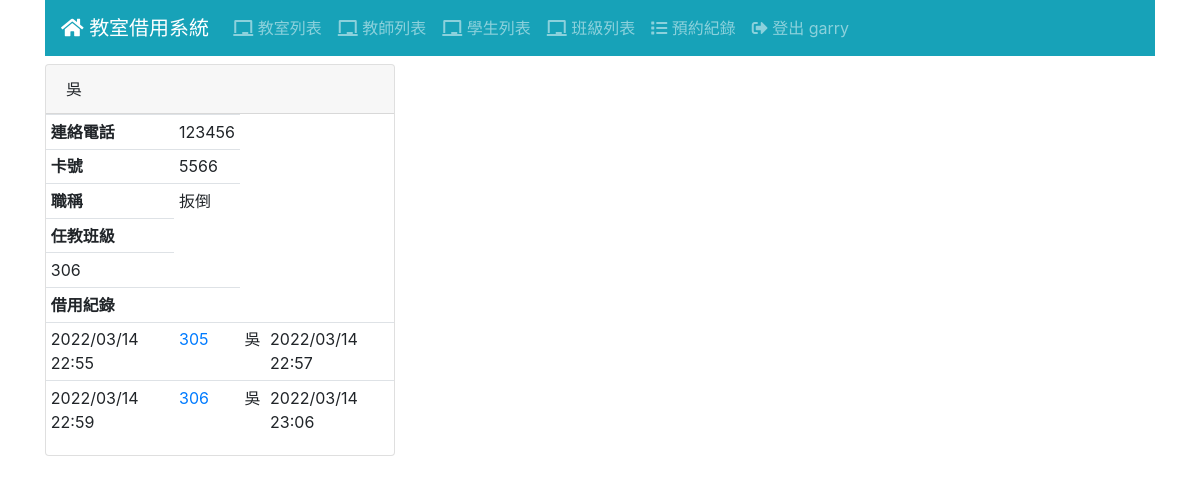
/teacher/3/ (signed in), run on an earlier commit of the app's database.
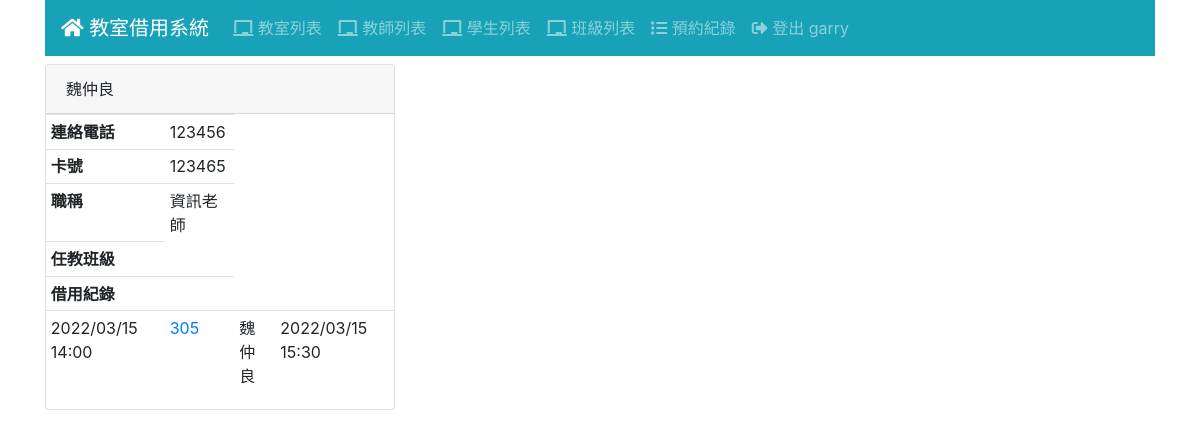
And on a later commit of the database.
### teacher/models.py (models this page shows, shortened)
class Teacher(Model):
    realname = CharField('姓名', max_length=32)
    tea_classes=models.ManyToManyField(Classes)
    tel = CharField('連絡電話', max_length=10)
    role= CharField('職稱', max_length=20)  #ex:訓育組長、教務主任、高中部數學老師
    cardid= CharField('卡號', max_length=30)

### classes/models.py (models this page shows)
class Classes(Model):
    name = CharField('班級名稱', max_length=30)
    def __str__(self):
        return "{}".format(
            self.name
        )

### log/models.py (models this page shows, shortened)
class Log(Model):
    ST_OPTIONS = [
        (0,'即將使用'),
        (1,'使用中'),
        (2,'使用完畢')
    ]
    teacher = ForeignKey(Teacher, CASCADE)
    room = ForeignKey(Room, CASCADE)
    reserve = DateTimeField('登記時間', null=True)
    end = DateTimeField('結束使用時間', null=True)
    workstatus = IntegerField('資料狀態', default=0 , choices=ST_OPTIONS)

### room/models.py (models this page shows)
class Room(Model):
    ST_OPTIONS = [
        (0,'使用中'),
        (1,'開放使用')
    ]
    name = CharField('教室名稱', max_length=48)
    preface = ImageField('教室圖片', blank=True)
    detail = TextField('詳細資訊', blank=True)
    status = IntegerField('狀態', default=0 , choices=ST_OPTIONS)

### teacher/views.py (the view)
# urls.py: path('<int:pk>/', TeacherView.as_view(), name='teacher_view'),
class TeacherView(LoginRequiredMixin, DetailView):
    model = Teacher
    def get_context_data(self, **kwargs):
        context=super().get_context_data(**kwargs)
        classes=Teacher.objects.filter(id=self.kwargs['pk'])
        tea_classes=classes[0]
        context['tea_classes']=tea_classes.tea_classes.all
        return context

### templates/teacher/teacher_detail.html
{% extends "base.html" %}
{% block content %}
<div id="teacher-detail">
  <div class="row">
    <div class="col-md-4">
      <div class="card">
        <div class="card-header">
          {{ teacher.realname }}
        </div>
        <table class="table table-sm">
          <tr>
            <th>連絡電話</th>
            <td>{{ teacher.tel }}</td>
          </tr>
          <tr>
            <th>卡號</th>
            <td>{{ teacher.cardid }}</td>
          </tr>
          <tr>
            <th>職稱</th>
            <td>{{ teacher.role }}</td>
          </tr>
          <tr>
            <th>任教班級</th>
            {% for classes_list in tea_classes %}
            <tr>
            <td>{{ classes_list }}</td>
            </tr>
            {% endfor %}
          </tr>
          <tr>
            <th>借用紀錄</th>
            <td>
              {% for log in teacher.log_set.all %}
                <tr>
                  <td>{{ log.reserve|date:"Y/m/d H:i" }}</td>
                    <td>
                      <a href="{% url 'room_view' log.room.id %}">
                      {{ log.room.name }}
                      </a>
                    </td>
                    <td>
                      {{ log.teacher.realname }}
                    </td>
                  <td>{{ log.end|date:"Y/m/d H:i" }}</td>
                </tr>
              {% endfor %}
            </td>
          </tr>
        </table>
      </div>
    </div>
    <div class="col-md-8">
    </div>
  </div>
</div>
{% endblock %}

What changed in the data, as far as the page shows it:
no longer on this page (row unchanged): Classes: name "306"
removed Log: reserve "2022/03/14 22:55", room.name "305", teacher.realname "吳", end "2022/03/14 22:57"
removed Log: reserve "2022/03/14 22:59", room.name "306", teacher.realname "吳", end "2022/03/14 23:06"
changed Teacher: realname "吳" → "魏仲良"; cardid "5566" → "123465"; role "扳倒" → "資訊老師"
now on this page (row edited): Log: reserve "2022/03/15 14:00", room.name "305", teacher.realname "魏仲良", end "2022/03/15 15:30"
